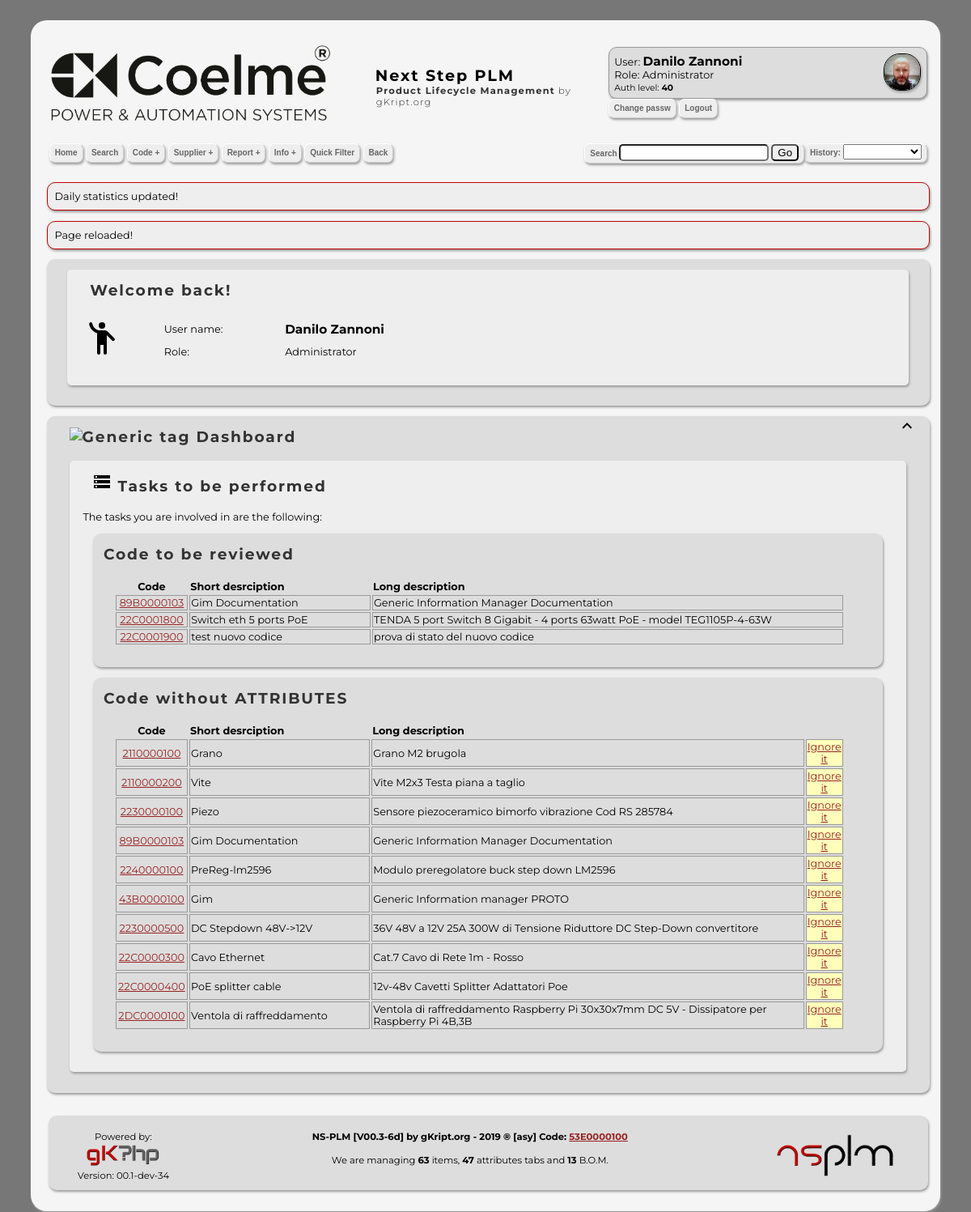
The app's page / (signed in) with its own data.
### tables this page shows
CREATE TABLE IF NOT EXISTS `gk_users` (
  `user_id` int(11) NOT NULL AUTO_INCREMENT,
  `user_login` varchar(32) NOT NULL,
  `user_name` varchar(32) NOT NULL,
  `dept` varchar(32) NOT NULL,
  `user_password` varchar(64) NOT NULL,
  `user_status` int(11) NOT NULL,
  `user_role` varchar(32) NOT NULL DEFAULT 'user',
  `image` tinyint(1) NOT NULL DEFAULT 0,
  `user_ip` varchar(16) DEFAULT NULL,
  `user_registration` timestamp NOT NULL DEFAULT current_timestamp(),
  `user_last_visit` timestamp NOT NULL DEFAULT '0000-00-00 00:00:00',
  `user_visit_counter` bigint(20) NOT NULL DEFAULT 0,
  PRIMARY KEY (`user_id`)
);

CREATE TABLE IF NOT EXISTS `code_action` (
  `id` int(11) NOT NULL AUTO_INCREMENT,
  `code` varchar(11) NOT NULL,
  `action` varchar(32) NOT NULL,
  `level_req` int(11) NOT NULL,
  `priority` tinyint(1) NOT NULL DEFAULT 0,
  `ignore_it` tinyint(1) NOT NULL DEFAULT 0,
  `done` tinyint(1) NOT NULL DEFAULT 0,
  `createTS` timestamp NOT NULL DEFAULT current_timestamp(),
  `modifyTS` timestamp NOT NULL DEFAULT current_timestamp(),
  PRIMARY KEY (`id`)
);

### includes.php (called while the page is built, shortened)
<?php
	require_once( NSID_PLM_SRC_TEMPLATE . "html_template.php" );
	require_once( "configuration/nsplm_config.php" );
	$nscfg = new ns();
	date_default_timezone_set( $nscfg->param->timezone );
	if ( isset( $_POST["user_login"] ) ) {
		$gk_Auth = new gkAuthentication( $_POST["user_login"] , $nscfg->param->user->md5_passw , $nscfg->param->user->auth_debug );
	}
	else if ( isset( $_SESSION["user"] ) ) {
		$gk_Auth = new gkAuthentication( $_SESSION["user"] , $nscfg->param->user->md5_passw , $nscfg->param->user->auth_debug );
	}
?>

### configuration/nsplm_config.php (called while the page is built, shortened)
<?php
class ns
{
function __construct()
{
$this->param = new ns_param();
}
}
class ns_param
{
function __construct()
{
$this->user = new ns_param_user();
}
}
class ns_param_user
{
function __construct()
{
$this->md5_passw = (int) 0;
$this->auth_debug = (int) 0;
}
}
?>

### src/php/gkphp/Authentication_gk.php (called while the page is built, shortened)
<?php
	class gkAuthentication {
		var $user;
		var $password_md5;
		var $role;
		var $session;
		function __construct ( $n_user , $md5_pass , $user_debug = false ) {
			if ( $user_debug == false )
				$this->debug = GK_AUTH_DEBUG_STATUS;
			else
				$this->debug = $user_debug;
			$this->session = session_id();
			$this->password_md5 = $md5_pass;
			$this->gk_clean_online_table();
			$this->set_current_user_name( $n_user );
			$r = $this->user;
			$cr = query_get_a_field( "SELECT *  FROM `gk_users` WHERE `user_login` LIKE '$r'" , "user_role" );
			$this->level = query_get_a_field( "SELECT *  FROM `gk_role` WHERE `role_name` LIKE '$cr'" , "role_id" );
		}
		function get_level_by_role( $role ) {
			return query_get_a_field( "SELECT *  FROM `gk_role` WHERE `role_name` LIKE '$role'" , "role_id" );
		}
		function set_current_user_name( $n_user ) {
			$this->user = $n_user;
			if ( $n_user == "guest" ) {
				if ( isset( $_COOKIE["GK_USER"] ) ) {
					if ( ! isset( $_COOKIE["GK_PASS"] ) )
						$_COOKIE["GK_PASS"] = "";
					$this->gk_debug( $_COOKIE["GK_USER"]."<br>" );
					$this->gk_debug( $_COOKIE["GK_PASS"]."<br>" );
					$this->autoconnect = true;
					$this->pasword_md5 = true;
					$this->get_authentication( $_COOKIE["GK_USER"] , $_COOKIE["GK_PASS"] );
				}
				else {
					$this->autoconnect = false;
					$this->gk_update_internal_values( "guest" , "guest" , GK_USER_GUEST , "guest" , false );
					$this->gk_update_values_to_session();
					$query = 'SELECT * FROM `gk_users_online` WHERE `online_session_id` = CONVERT(_utf8 \''.$this->session.'\' USING latin1) COLLATE latin1_swedish_ci';
					$this->gk_debug( $query."<br>" );
					$nrow = query_get_num_rows( $query );
					if ( $nrow ) {
						$this->gk_debug( "Updating last access<br>" );
						$query = "UPDATE `gk_users_online` SET `online_last_access` = ".time()." WHERE `online_session_id` = CONVERT(_utf8 '".$this->session."' USING latin1) COLLATE latin1_swedish_ci";
						$this->gk_debug( $query."<br>" );
						query_sql_run( $query );
						$this->gk_update_internal_values( "guest" , "guest" , GK_USER_GUEST , "guest" , false );
						$this->gk_update_values_to_session();
					}
					else {
						$this->first_pass = true;
						$this->gk_debug( "Insert online guest session<br>" );
						$query = 'INSERT INTO `gk_users_online` (`online_id`, `online_user_name`, `online_clean_name`, `online_user_role`, `online_session_id`, `online_last_access`) VALUES (NULL, \'guest\', \'guest\', \'guest\', \''.$this->session.'\', '.time().' ) ;';
						$this->gk_debug( $query."<br>" );
						query_sql_run( $query );
						$this->gk_update_internal_values( "guest" , "guest" , GK_USER_GUEST , "guest" , false );
						$this->gk_update_values_to_session();
						$this->gk_debug( $this->role."<br>" );
					}
					$_SESSION["auth"] = false;
				}
			}
			else {
				$this->get_authentication( $n_user , $_SESSION["pass"] );
			}
		}
		function gk_clean_online_table() {
			$query = 'SELECT * FROM `gk_users_online` ';
			$result = query_get_result( $query );
			if ( $result ) {
				while ( $row = $result->fetch_array() ) {
					$before = date( "U", $row["online_last_access"] );
					$session = $row["online_session_id"];
					$now	= time();
					$delta	= $now - $before;
					if ( $delta > GK_MAX_DELTA ) {
						$query = "DELETE FROM `gk_users_online` WHERE `gk_users_online`.`online_session_id` = CONVERT(_utf8 '$session' USING latin1) COLLATE latin1_swedish_ci LIMIT 1";
					}
					else {
						$this->gk_debug( "<font COLOR=\"#C7A700\">User ".$row["online_user_name"]." is ok</font><br>" );
					}
				}
			}
		}
		function user_exist( $user ) {
			$query= 'SELECT * FROM `gk_users` where user_login = \''.$user.'\' ';
			$result = query_get_result( $query );
			if ( $result ) {
				$row = $result->fetch_array();
				extract( $row );
				if ( $user_login == $user ) {
					return true;
				}
				return false;
			}
			return false;
		}
		function get_authentication( $user , $passw ) {
			if ( $this->user_exist( $user ) == false ) {
				$this->gk_debug( "<font COLOR=\"#C7A700\">User $user NOT exist</font><br>" );
				$this->gk_update_internal_values( "guest" , "guest" , GK_USER_GUEST , "guest" , false );
				$this->gk_update_values_to_session();
				return GK_USER_GUEST;
			}
			else {
				$query = 'SELECT * FROM `gk_users_online` WHERE `online_session_id` = CONVERT(_utf8 \''.$this->session.'\' USING latin1) COLLATE latin1_swedish_ci';
				$result = query_get_result( $query );
				$query = 'SELECT * FROM `gk_users` where user_login = \''.$user.'\' ';
				$result = query_get_result( $query );
				if ( $result ) {
					$row = $result->fetch_array();
					extract( $row );
					if ( $this->password_md5 == true ) {
						$this->gk_debug( "MD5 false : Check for password<br>" );
						$this->gk_debug( $passw." : ".md5( $passw )."<br>" );
						$this->gk_debug( $user_password."<br>" );
						$tmppassw = md5( $passw );
					}
					else {
						$tmppassw = $passw;
					}
					if ( $user_password == $tmppassw ) {
						$query = 'INSERT INTO `gk_users_online` (`online_id`, `online_user_name`, `online_clean_name`, `online_user_role`, `online_session_id`, `online_last_access`) VALUES (NULL, \''.$user_login.'\', \''.$user_name.'\', \''.$user_role.'\', \''.$this->session.'\', '.time().' ) ;';
						$this->gk_update_internal_values( $user , $user_name , $user_role , $user_password , true );
						return $this->role;
					}
					else {
						$this->gk_debug( "<font COLOR=\"#C7A700\">NOT OK. Authentication failed</font><br>" );
						$this->gk_update_internal_values( "guest" , "guest" , GK_USER_GUEST , "guest" , false );
						$this->gk_update_values_to_session();
						$this->gk_debug( $this->role."<br>" );
						return GK_USER_GUEST;
					}
				}
				else {
					$this->gk_debug( "<font COLOR=\"#C7A700\">NOT OK. Authentication failed</font><br>" );
					$this->gk_update_internal_values( "guest" , "guest" , GK_USER_GUEST , "guest" , false );
					$this->gk_update_values_to_session();
					$this->gk_debug( $this->role."<br>" );
					return GK_USER_GUEST;
				}
				return GK_USER_GUEST;
			}
		return GK_USER_GUEST;
		}
		function gk_update_internal_values( $nuser , $cuser , $nrole , $pass , $md5pass ) {
			$this->user = $nuser;
			$this->clean_user = $cuser;
			$this->role = $nrole;
			$this->password_md5 = $md5pass;
			$this->level = $this->get_level_by_role( $nrole );
			$this->session = session_id();
		}
	}
?>

### src/php/gkphp/Mysqli_gk.php (called while the page is built, shortened)
<?php
	function query_single_line( $query , $echo = 0 ) {
		$result = query_get_result( $query );
		if ( $result )
			return $result->fetch_array();
		return NULL;
	}
	function query_get_result( $query  , $echo = 0 ) {
		global $mysqli;
		$result = $mysqli->query ( $query ) or
			die( "query_single_line() : Problem with query<br/>&nbsp;&nbsp;&nbsp;&nbsp;Query true: $query<br/>&nbsp;&nbsp;&nbsp;&nbsp;MySql :" . $mysqli->error ."<br/>" );
		if ( $result->num_rows != 0 )
			return $result;
		else
			return NULL;
	}
	function query_get_a_field( $query , $fname  , $echo = 0 ) {
		$result = query_get_result( $query );
		if ( $row = $result->fetch_array() )
			return $row[ $fname ];
		else
			return 0;
	}
?>

### index.php (the view, shortened to what this page needs)
<?php
	require_once 'includes.php';
	echo div_block_open( "insidecodelite" );
	echo 		open_block_no_top( "Welcome back!" );
	echo 		BR( 1, 0);
	if ( $gk_Auth->role == "guest" ) {
		if ( $redirect ) {
			insert_blockquote( "Found authentication cookies for user [ ". tag_enclosed( "b" , $_COOKIE["GK_USER"] ) ." ].<br/>You will be signed in in 5 seconds. Please wait" , "Redirect" );
			echo BR( 1,0);
		}
		else {
			echo '<div class="insidecodelite" style="width: 350px; padding: 10px" >'."\n";
			echo '  <form method="post" action="index.php">'."\n";
			echo '   <table width="100%">'."\n";
			echo '     <tr>'."\n";
			echo '       <td class="user">User name</td>'."\n";
			echo '       <td class="input"><input type="text" name="user_login" size="12" /></td>'."\n";
			echo '     </tr>'."\n";
			echo '     <tr>'."\n";
			echo '       <td class="user">Password</td>'."\n";
			echo '       <td class="input"><input type="password" name="user_password" size="12"/></td>'."\n";
			echo '     </tr>'."\n";
			if ( $ck_allowed ) {
				echo '     <tr>'."\n";
				echo '       <td class="user">Remember me</td>'."\n";
				echo '       <td class="input"><input type="checkbox" name="autologin"></input></td>'."\n";
				echo '     </tr>'."\n";
			}
			echo '     <tr>'."\n";
			echo '      <td class="user">&nbsp;</td>'."\n";
			echo '      <td class="input"><input type="submit" value="Login" /></td>'."\n";
			echo '     </tr>'."\n";
		echo '</table>'."\n";
			echo '</form>'."\n";
			echo '</div>'."\n";
			echo '<div class="stripes"><span></span></div>'."\n";
		}
	echo div_block_close();
	}
	else {
		echo '<div class="subnav">'."\n";
		echo '<table width="500px">'."\n";
		echo '<tr>'."\n";
		$img = img_generator( "people.svg" , "account" , "" , "" , "autoclose" , 0 , 48 , 48 );
		echo '<td rowspan="2">'.$img.'</td>'."\n";
		echo '<td class="user">User name:</td>'."\n";
		$tx = tag_enclosed( "big" , tag_enclosed( "b" , $gk_Auth->get_current_clean_user_name() ) );
		echo '<td class="input">'.$tx.'</td>'."\n";
		echo '</tr>'."\n";
		echo '<tr>'."\n";
		echo '<td class="user">Role:</td>'."\n";
		echo '<td class="input">'.$gk_Auth->get_current_user_role().'</td>'."\n";
		echo '</tr>'."\n";
		echo '</table>'."\n<br />\n";
		echo '</div>'."\n";
		echo div_block_close();
		echo div_block_close();
		echo open_block( "Dashboard" , "dashboard.svg" , "insidecodelite" );
		echo open_block_no_top( "Tasks to be performed" , "task.svg" );
		echo tag_enclosed( "p" , "The tasks you are involved in are the following:" ) ;
		if ( $gk_Auth->check_user_level( "Review" , "Code" ) ) {
			$sql = "SELECT *  FROM `code_action` WHERE `action` LIKE 'review' AND `done` = 0 ORDER BY `code_action`.`createTS` ASC Limit 0,10;";
			$rows = query_get_num_rows( $sql );
				if ( $rows ) {
			?>
				<div class="insidecodelite">
					<h2>Code to be reviewed</h2><br/>
					<table style="margin:1em;" width="95%">
						<tr>
							<th style="text-align: center;" >Code</th>
							<th style="text-align: left;" >Short desrciption</th>
							<th style="text-align: left;" >Long description</th>
						</tr>
			<?php
					if ($result = $mysqli->query($sql)) {
						for( $r = 0 ; $r < $rows ; $r++ ) {
							$array = $result->fetch_array();
							$code = $array["code"];
							$ar = query_single_line( "SELECT *  FROM `elenco_codici` WHERE `codice` LIKE '$code' " );
							print( "<td style='text-align: center; border:1px solid #999;' width='10%'>" );
							echo link_generator( "check.php?code=$code" , $code );
						}
					}
			?>
					</table>
				</div>
		<?php
				}
			}
			if ( $gk_Auth->check_user_level( "Create" , "Attribute" ) ) {
				$sql = "SELECT *  FROM `code_action` WHERE `action` LIKE 'attribute' AND `ignore_it` = 0 ORDER BY `code_action`.`createTS` ASC Limit 0,10;";
				$rows = query_get_num_rows( $sql );
				if ( $rows ) {
				?>
				<div class="insidecodelite">
					<h2>Code without ATTRIBUTES</h2><br/>
					<table style="margin:1em;" width="95%">
						<tr>
							<th style="text-align: center;" >Code</th>
							<th style="text-align: left;" >Short desrciption</th>
							<th style="text-align: left;" >Long description</th>
						</tr>
				<?php
					if ($result = $mysqli->query($sql)) {
						for( $r = 0 ; $r < $rows ; $r++ ) {
							$array = $result->fetch_array();
							$code = $array["code"];
							if ( ! check_attributes_presence( $code ) ) {
								$ar = query_single_line( "SELECT *  FROM `elenco_codici` WHERE `codice` LIKE '$code' " );
								print( "<td style='text-align: center; border:1px solid #999;' width='10%'>" );
								echo link_generator( "attributes.php?code=$code&action=Create" , $code );
							}
						}
					}
				}
				?>
					</table>
				</div>
				<?php
			}
			echo div_block_close();
		}
	echo div_block_close();
	include NSID_PLM_SRC_TEMPLATE . 'footer.php';
?>

### src/css/menu.css (style rules this page uses)
a { color: #922; }
ul#navmenu { margin: 0; border: 0 none; padding: 0; list-style: none; height: 24px; }
ul#navmenu li { margin: 0; border: 0 none; padding: 0; float: left; display: inline; list-style: none; position: relative; height: 24px; }
ul#navmenu a { border: 1px solid #FFF; border-right-color: #CCC; border-bottom-color: #CCC; padding: 0 6px; float: none !important; float: left; display: block; background: #EEE; color: #666; font: bold 10px/22px Verdana, Arial, Helvetica, sans-serif; text-decoration: none; height: auto !important; height: 1%; box-shadow: 1px 2px 3px #999; border-radius: 7px; }

### src/css/h.css (style rules this page uses)
h1 { font-size: 30pt; padding-left: 18px; }
h2 { color: #333; font-size: 14pt; margin-bottom: 0px; margin-top: 10px; }

### src/css/body.css (style rules this page uses)
body { margin:0; padding:0; background-color:#777; color:#000000; text-align:center; font-family: 'Montserrat', sans-serif; font-size: 0.8em; }
.insidecodelite { margin:1em; padding-left: 1em; padding-right: 1em; padding-bottom: 1em; padding-top: 0px; background-color: #ddd; overflow: auto; box-shadow: 1px 2px 3px #999; border-radius: 10px 10px 10px 10px; }
.codelite { margin:1em; padding-left: 1em; padding-right: 1em; padding-bottom: 1em; padding-top: 0px; background-color: #eee; overflow: auto; box-shadow: 1px 2px 3px #999; border-radius: 5px; }
* { box-sizing: border-box; }
blockquote { margin:1em; padding:.5em; background-color:#f0f0f0; box-shadow: 1px 2px 3px #999; border-radius: 10px 10px 10px 10px; }
blockquote p { margin:.2em; }
#centerColumn { margin-left:1em; margin-right:1em; padding:1em 0em 2em .5em; background:#f5f5f5; text-align:left; }
html>body #centerColumn { margin-top:25px; margin-left:3em; margin-right:3em; border-radius: 20px; box-shadow: 1px 2px 3px #999; }
#centerColumn h2 { margin:0 0 -.5em 0; padding:.75em 0 0 0; letter-spacing:.1em; }
#header { margin: 1em; padding:0 0 10px 0; height:8em; background-color:#f5f5f5; }
#header h1 { margin:0 0 -.6em 0; padding:.5em 0 0 1em; font-size:1.5em; letter-spacing:.1em; }
#header h2 { margin:0 0 0 0; padding:1em 0 0 1.75em; font-size:.9em; font-weight:300; letter-spacing:.1em; }
#footer { bottom:0; margin: 28px 15px 0 15px; padding:4px; text-align:center; font-size:.9em; background:#ddd; box-shadow: 1px 2px 3px #999; border-radius: 10px 10px 10px 10px; }

### src/css/view.css (style rules this page uses)
form ul { font-size:100%; list-style-type:none; margin:0; padding:0; width:100%; }
form li { display:block; margin:0; padding:4px 5px 2px 9px; position:relative; }
form li:after { clear:both; content:"."; display:block; height:0; visibility:hidden; }

### records on screen
gk_users: user_name "Danilo Zannoni", user_role "Administrator"
code_action: code "89B0000103"
code_action: code "22C0001800"
code_action: code "22C0001900"
code_action: code "2110000100"
code_action: code "2110000200"
code_action: code "2230000100"
code_action: code "89B0000103"
code_action: code "2240000100"
code_action: code "43B0000100"
code_action: code "2230000500"
code_action: code "22C0000300"
code_action: code "22C0000400"
code_action: code "2DC0000100"

### other values on screen
tag_enclosed( "h1" , "Next Step PLM" ) "Next Step PLM"
$text "User: Danilo Zannoni Role: Administrator History:"
tag_enclosed( "small" , $strlev ) "Auth level: 40"
$ret "Change passw Logout Home Search Quick Filter Back"
$ret "Code + Supplier + Report + Info +"
$label_text "Search"
tag_enclosed( "p" , $text ) "Daily statistics updated! Page reloaded!"
open_block_no_top( "Welcome back!" ) "Welcome back!"
open_block( "Dashboard" , "dashboard.svg" , "insidecodelite" ) "Dashboard"
open_block_no_top( "Tasks to be performed" , "task.svg" ) "Tasks to be performed"
$text "Gim Documentation Generic Information Manager Documentation"
$text "Switch eth 5 ports PoE TENDA 5 port Switch 8 Gigabit - 4 ports 63watt PoE - model TEG1105P-4-63W"
$text "test nuovo codice prova di stato del nuovo codice"
$text "Grano Grano M2 brugola Ignore it"
$text "Vite Vite M2x3 Testa piana a taglio Ignore it"
